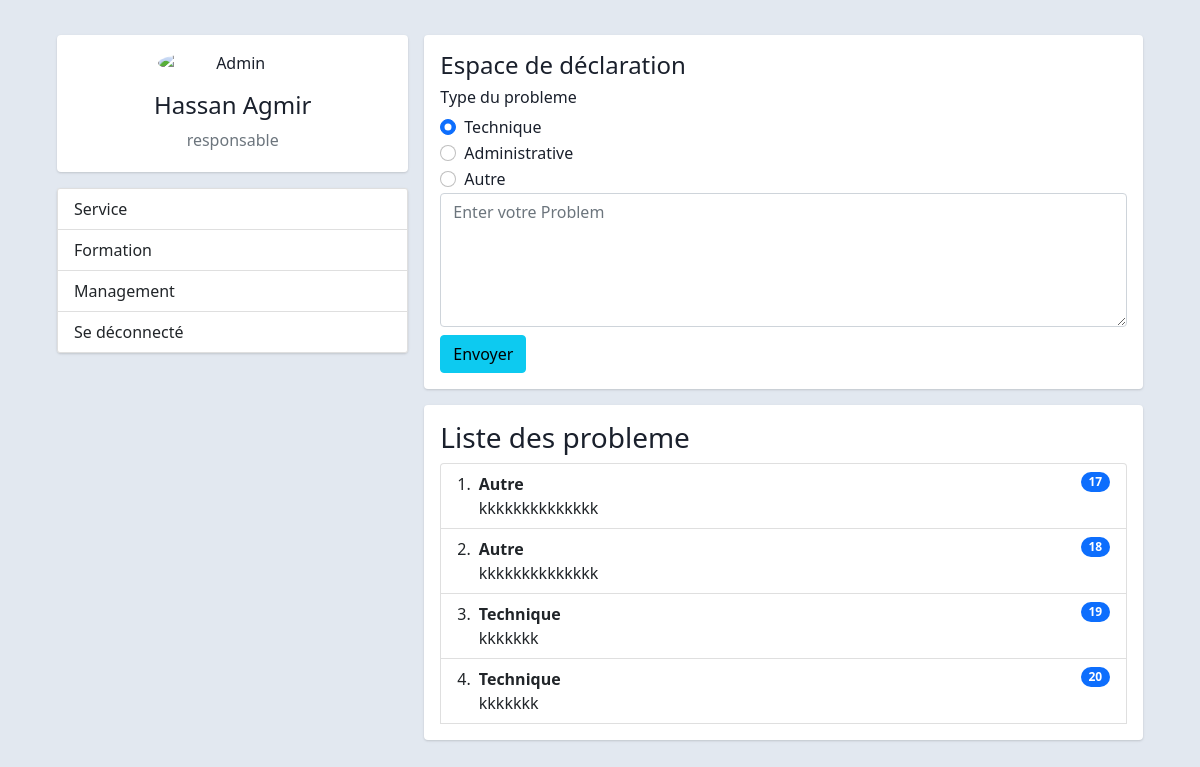
The page /serves.php (signed in) on the database its author committed.
### tables this page shows
CREATE TABLE `employer` (
  `id` bigint(20) NOT NULL,
  `nom` varchar(30) NOT NULL,
  `matricul` varchar(20) NOT NULL,
  `post` varchar(30) NOT NULL,
  `password` varchar(100) NOT NULL
);

CREATE TABLE `porblem` (
  `id` bigint(20) NOT NULL,
  `type_prob` varchar(20) NOT NULL,
  `text_autre` varchar(100) DEFAULT NULL,
  `matricul` bigint(20) NOT NULL
);

### function.php (called while the page is built)
<?php
function check_login($con){
    if(isset($_SESSION["matricul"]))
    {
        $matricul = $_SESSION['matricul'];
        $query = "select * from employer where matricul = '$matricul' limit  1";
        $result = mysqli_query($con, $query);
        if($result && mysqli_num_rows($result) > 0){
            $user_data = mysqli_fetch_assoc($result);
            return $user_data;
        }
    }else{
    header("Location: login.php");
    die;
    }
}

### serves.php (the view, shortened to what this page needs)
<?php
    include("conection.php");
    include("function.php");
    $user_data = check_login($con);
    $query = "SELECT * FROM `porblem`";
    $results=mysqli_query($con,$query);
?>
<!doctype html>
<html lang="en">
  <head>
    <link href="https://cdn.jsdelivr.net/npm/bootstrap@5.0.2/dist/css/bootstrap.min.css" rel="stylesheet">
    <link rel="stylesheet" href="css/style.css">
  </head>
  <body>
  <div class="container">
    <div class="main-body">
          <div class="row gutters-sm">
            <div class="col-md-4 mb-3">
              <div class="card">
                <div class="card-body">
                  <div class="d-flex flex-column align-items-center text-center">
                    <img src="https://bootdey.com/img/Content/avatar/avatar7.png" alt="Admin" class="rounded-circle" width="150">
                    <div class="mt-3">
                      <h4><?php echo $user_data['nom']  ?></h4>
                      <p class="text-secondary mb-1"><?php echo $user_data['post']  ?></p>
                    </div>
                  </div>
                </div>
              </div>
              <div class="card mt-3">
              <div class="list-group">
                    <a class="list-group-item list-group-item-action" href="serves.php">Service</a>
                    <a class="list-group-item list-group-item-action" href="formation.php">Formation</a>
                    <a class="list-group-item list-group-item-action" href="management.php">Management</a>
                    <a class="list-group-item list-group-item-action" href="logout.php">Se déconnecté</a>
              </div>
              </div>
            </div>
            <div class="col-md-8">
              <div class="card mb-3">
                <div class="card-body">
                    <h4>Espace de déclaration</h4>
                    <h6>Type du probleme</h6>
                    <form method="post">
                    <div class="form-check">
                    <input class="form-check-input" type="radio" value="Technique" checked name="type_prob" id="flexRadioDefault1">
                    <label class="form-check-label" for="flexRadioDefault1">
                     Technique
                    </label>
                    </div>
                    <div class="form-check">
                    <input class="form-check-input" type="radio" value="Administrative" name="type_prob" id="flexRadioDefault2">
                    <label class="form-check-label" for="flexRadioDefault2">
                     Administrative
                    </label>
                    </div>
                    <div class="form-check">
                    <input class="form-check-input" type="radio" value="Autre" name="type_prob" id="flexRadioDefault1">
                    <label class="form-check-label" for="flexRadioDefault1">
                     Autre
                    </label>
                    </div>
                    <textarea placeholder="Enter votre Problem" name="text_autre" id="" cols="30" rows="5" class="form-control"></textarea>
                    <button class="btn btn-info mt-2" type="submit">Envoyer</button>
                    </form>
                </div>
              </div>
              <div class="row gutters-sm">
                <div class="col-sm-19 mb-3">
                  <div class="card h-100">
                    <div class="card-body">
                    <h3>Liste des probleme</h3>
                    <ol class="list-group list-group-numbered">
                    <?php
                    if($user_data['post'] == 'responsable'){
                        echo "<table>";
                        while ($row = mysqli_fetch_array($results)) {
                        echo "<li class='list-group-item d-flex justify-content-between align-items-start'>";
                        echo "<div class='ms-2 me-auto'>";
                        echo "<div class='fw-bold'>";
                        echo $row['type_prob'];
                        echo "</div>";
                        echo $row['text_autre'];
                        echo "</div>";
                        echo "<span class='badge bg-primary rounded-pill'>";
                        echo $row['id'];
                        echo "</span></li>";
                        }
                    }else{
                        echo "You are not responsable";
                    }
                    ?>
                    </ol>
                    </div>
                  </div>
                </div>
              </div>
            </div>
          </div>
        </div>
    </div>
  </body>
</html>

### css/style.css (style rules this page uses)
body { margin-top:20px; color: #1a202c; text-align: left; background-color: #e2e8f0; }
.main-body { padding: 15px; }
.card { box-shadow: 0 1px 3px 0 rgba(0,0,0,.1), 0 1px 2px 0 rgba(0,0,0,.06); }
.card { position: relative; display: flex; flex-direction: column; min-width: 0; word-wrap: break-word; background-color: #fff; background-clip: border-box; border: 0 solid rgba(0,0,0,.125); border-radius: .25rem; }
.card-body { flex: 1 1 auto; min-height: 1px; padding: 1rem; }
.gutters-sm { margin-right: -8px; margin-left: -8px; }
.gutters-sm>.col, .gutters-sm>[class*=col-] { padding-right: 8px; padding-left: 8px; }
.mb-3, .my-3 { margin-bottom: 1rem!important; }
.h-100 { height: 100%!important; }

### rows shown on the page
employer: nom "Hassan Agmir", post "responsable"
porblem: type_prob "Autre", text_autre "kkkkkkkkkkkkkk", id "17"
porblem: type_prob "Autre", text_autre "kkkkkkkkkkkkkk", id "18"
porblem: type_prob "Technique", text_autre "kkkkkkk", id "19"
porblem: type_prob "Technique", text_autre "kkkkkkk", id "20"
